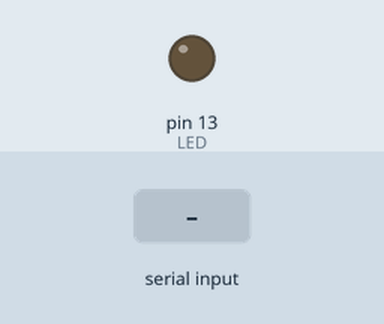
This sketch was run on a simulated Arduino Uno, built with avr-gcc and run on an emulated ATmega328P. Shown: output pins drawn as LEDs (lit = HIGH). The inputs (shaded band) are chosen by the test bench.

Above: at 1.2 s.
1.3 s: "1" received over Serial
At 1.8 s:
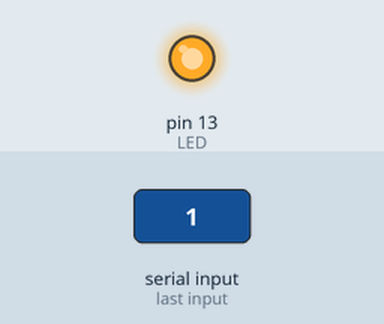
Timing chart, 0 to 4.3 s (numbered marks = the images above; inputs shaded):
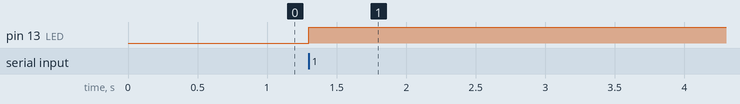

The sketch:

ControlBluetoothLed13.ino
```cpp
#include <SoftwareSerial.h>

int DATO = 0;
int LED = 13;

void setup(){
  Serial.begin(19200);
  pinMode(LED,OUTPUT);

}

void loop(){
  if(Serial.available()){
    DATO = (Serial.read());
    if(DATO == '1'){
      digitalWrite(LED,!digitalRead(LED));
    }
  }
}
```

Measured:
- after the input at 1.3 s, pin 13 (LED): LOW → HIGH at once
